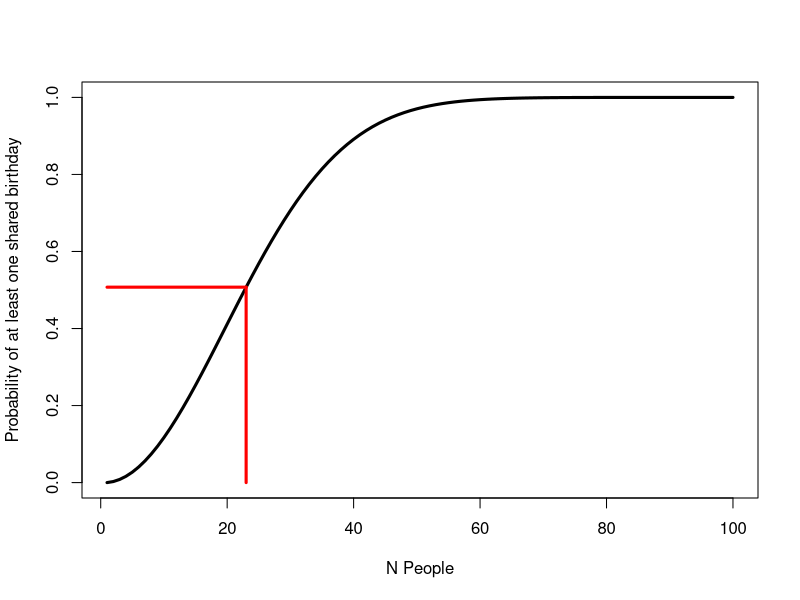
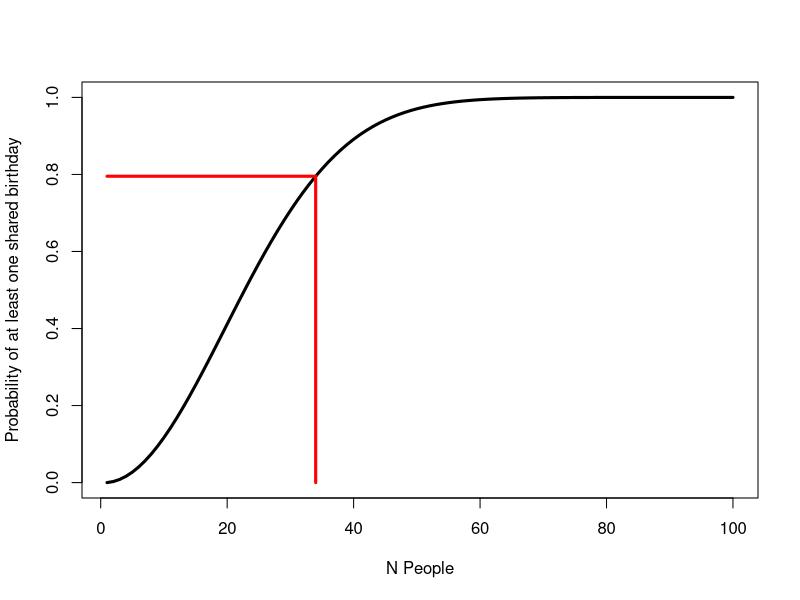

Write R code to recreate these figures, in order.
BirthdayProblem <- function(k) {
  p <- numeric(k)  # create numeric vector to store probabilities
  for (i in 1:k) {
    q <- 1 - (0:(i - 1)) / 365  # 1 - prob(no matches)
    p[i] <- 1 - prod(q)
  }
  prob <- p[k]
  prob
}

NStudents <- 34

BirthdayProblem(k = NStudents)

NPeeps <- c()

for(i in 1:100) NPeeps[i] <- BirthdayProblem(k = i)

plot(x = 1:100, y = NPeeps, type = "l", lwd = 3, xlab = "N People", ylab = "Probability of at least one shared birthday")
lines(x = c(23, 23), y = c(0, BirthdayProblem(k = 23)), col = "red", lwd = 3)
lines(x = c(1, 23), y = c(BirthdayProblem(k = 23), BirthdayProblem(k = 23)), col = "red", lwd = 3)

plot(x = 1:100, y = NPeeps, type = "l", lwd = 3, xlab = "N People", ylab = "Probability of at least one shared birthday")
lines(x = c(NStudents, NStudents), y = c(0, BirthdayProblem(k = NStudents)), col = "red", lwd = 3)
lines(x = c(1, NStudents), y = c(BirthdayProblem(k = NStudents), BirthdayProblem(k = NStudents)), col = "red", lwd = 3)
